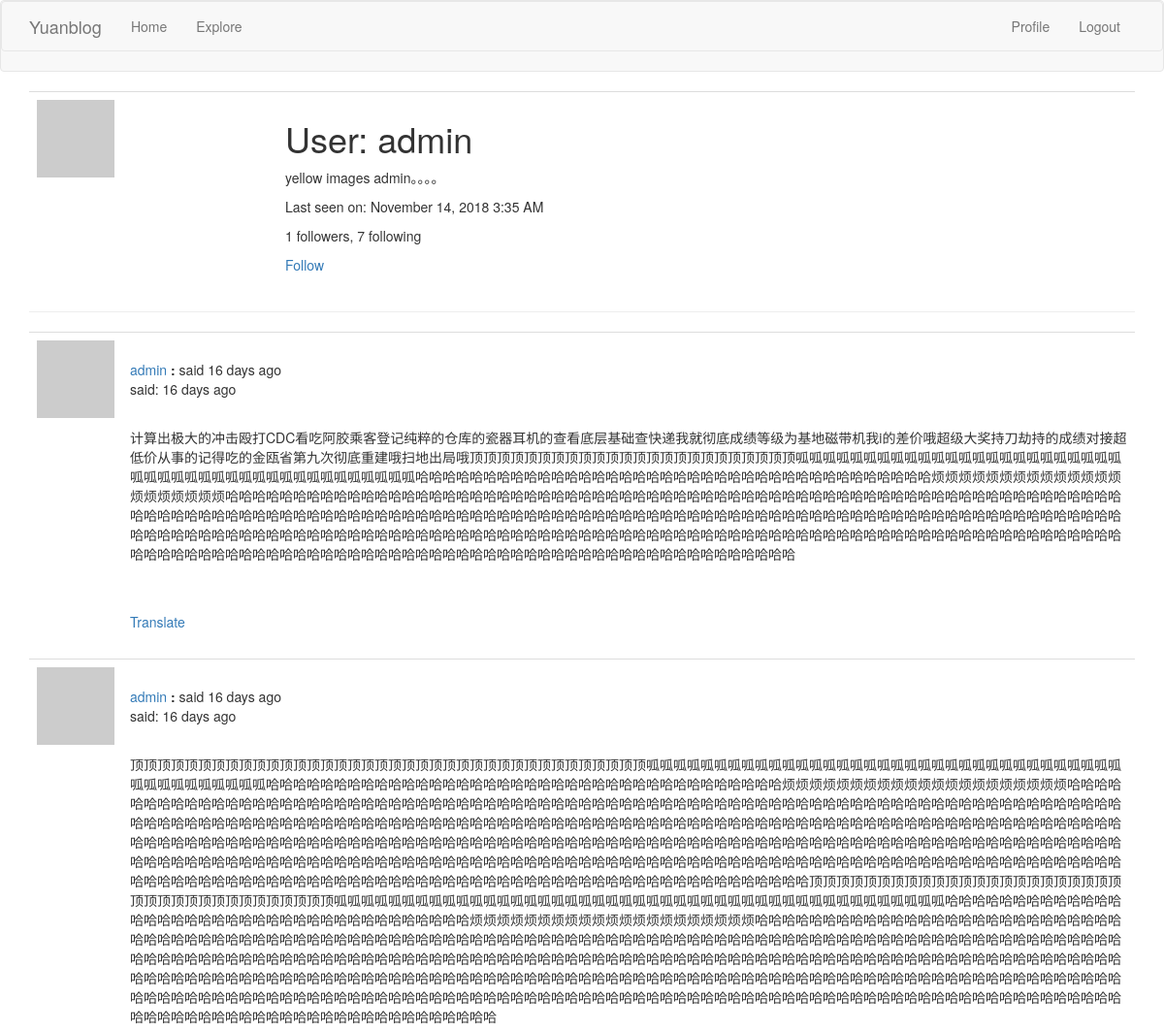
The page /user/admin (signed in, upper part) on the database as committed earlier.
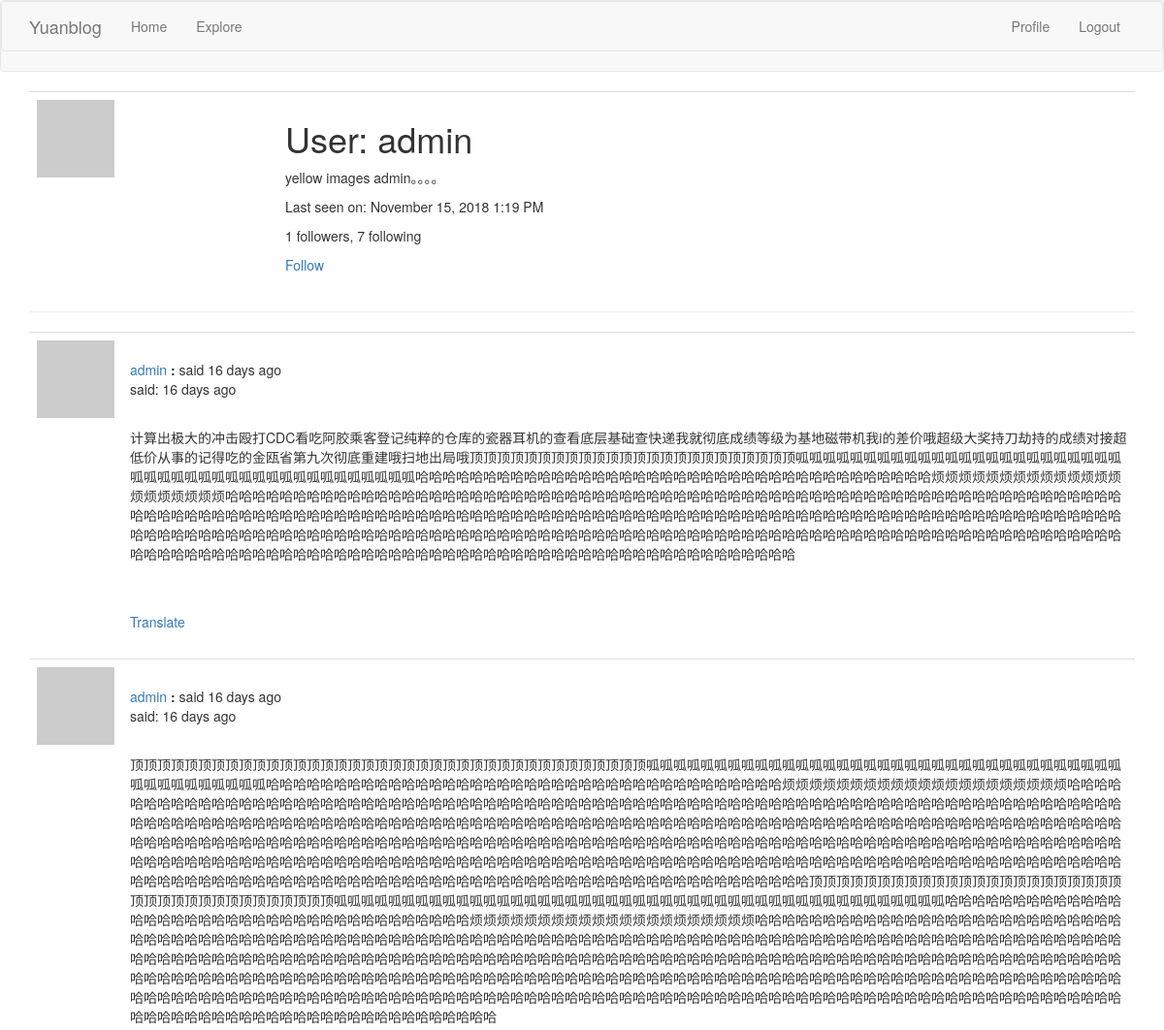
The same page on the database as committed later.
### app/models.py (models this page shows, shortened)
class PaginatedAPIMixin(object):
    @staticmethod
    def to_collection_dict(query, page, per_page, endpoint, **kwargs):
        resources = query.paginate(page, per_page, False)
        data = {
            'items': [item.to_dict() for item in resources.items],
            '_meta': {
                'page': page,
                'per_page': per_page,
                'total_pages': resources.pages,
                'total_items': resources.total
            },
            '_links': {
                'self': url_for(endpoint, page=page, per_page=per_page),
                'next': url_for(endpoint, page=page+1, per_page=per_page, **kwargs) if resources.has_next else None,
                'prev': url_for(endpoint, page=page - 1, per_page=per_page, **kwargs) if resources.has_prev else None
            }
        }
        return data

class User(PaginatedAPIMixin, UserMixin, db.Model):
    id = db.Column(db.Integer, primary_key=True)
    username = db.Column(db.String(64), index=True, unique=True)
    email = db.Column(db.String(128), index=True, unique=True)
    password_hash = db.Column(db.String(128))
    posts = db.relationship('Post', backref='author', lazy='dynamic')
    about_me = db.Column(db.String(140))
    last_date = db.Column(db.DateTime, default=datetime.utcnow)
    followed = db.relationship(
        'User', secondary=followers,
        primaryjoin=(followers.c.follower_id == id),
        secondaryjoin=(followers.c.followed_id == id),
        backref=db.backref('followers', lazy='dynamic'), lazy='dynamic')
    def avatar(self, size):
        digest = hashlib.md5(self.email.lower().encode('utf-8')).hexdigest()
        return 'https://www.gravatar.com/avatar/{}?d=identicon&s={}'.format(digest, size)
    def is_following(self, user):
        return self.followed.filter(followers.c.followed_id == user.id).count() > 0
    @login.user_loader
    def load_user(id):
        return User.query.get(int(id))

class SearchableMixin(object):
    @classmethod
    def before_commit(cls, session):
        session._changes = {
            'add': list(session.new),
            'update': list(session.dirty),
            'delete': list(session.deleted)
        }
    @classmethod
    def after_commit(cls, session):
        for obj in session._changes['add']:
            if isinstance(obj, SearchableMixin):
                add_to_index(obj.__tablename__, obj)
        for obj in session._changes['update']:
            if isinstance(obj, SearchableMixin):
                add_to_index(obj.__tablename__, obj)
        for obj in session._changes['delete']:
            if isinstance(obj, SearchableMixin):
                remove_from_index(obj.__tablename__, obj)
        session._changes = None

class Post(SearchableMixin, db.Model):
    __searchable__ = ['body']
    id = db.Column(db.Integer, primary_key=True)
    body = db.Column(db.String(140))
    timestamp = db.Column(db.DateTime, index=True, default=datetime.utcnow)
    user_id = db.Column(db.Integer, db.ForeignKey('user.id'))
    language = db.Column(db.String(5))

### app/main/routes.py (the view)
@bp.route('/user/<username>')
@login_required
def user(username):
    user = User.query.filter_by(username=username).first_or_404()
    page = request.args.get('page', 1, type=int)
    posts = user.posts.order_by(Post.timestamp.desc()).paginate(
        page, current_app.config['POSTS_PER_PAGE'], False)
    next_url = url_for('main.user', username=user.username, page=posts.next_num) \
        if posts.has_next else None
    prev_url = url_for('main.user', username=user.username, page=posts.prev_num) \
        if posts.has_prev else None
    return render_template('user.html', user=user, posts=posts.items,
                           next_url=next_url, prev_url=prev_url)

### app/main/routes.py (called while the page is built)
@bp.before_app_request
def before_request():
    if current_user.is_authenticated:
        current_user.last_date = datetime.utcnow()
        db.session.commit()
        g.search_form = SearchForm
    g.locale = str(get_locale())

### app/templates/user.html (shortened to what this page needs)
{% extends "base.html" %}
{% block app_content %}
    <table class="table table-hover">
        <tr>
            <td width="256px"><img src="{{ user.avatar(256) }}"></td>
            <td>
                <h1>{{ _('User:') }} {{ user.username }}</h1>
                {% if user.about_me %}<p>{{ user.about_me }}</p>{% endif %}
                {% if user.last_date %}
                    <p>{{ _('Last seen on:') }} {{ moment(user.last_date).format('LLL') }}</p>
                {% endif %}
                <p>{{ _('%(count)d followers', count=user.followers.count()) }}, {{ _('%(count)d following', count=user.followed.count()) }}</p>
                {% if user == current_user %}
                <p><a href="{{ url_for('main.edit_profile') }}">{{ _('Edit your profile') }}</a></p>
                {% elif not current_user.is_following(user) %}
                <p><a href="{{ url_for('main.follow', username=user.username) }}">{{ _('Follow') }}</a></p>
                {% else %}
                <p><a href="{{ url_for('main.un_follow', username=user.username) }}">{{ _('UnFollow') }}</a></p>
                {% endif %}
            </td>
        </tr>
    </table>
<hr>
{% for post in posts %}
    {% include '_post.html' %}
{% endfor %}
{% endblock %}

### app/templates/base.html (shortened to what this page needs)
{% extends 'bootstrap/base.html' %}
{% block navbar %}
<nav class="navbar navbar-default">
 <nav class="navbar navbar-default">
        <div class="container">
            <div class="navbar-header">
                <a class="navbar-brand" href="{{ url_for('main.index') }}">Yuanblog</a>
            </div>
            <div class="collapse navbar-collapse" id="bs-example-navbar-collapse-1">
                <ul class="nav navbar-nav">
                    <li><a href="{{ url_for('main.index') }}">{{ _('Home') }}</a></li>
                    <li><a href="{{ url_for('main.explore') }}">{{ _('Explore') }}</a></li>
                </ul>
            <ul class="nav navbar-nav navbar-right">
                    {% if current_user.is_anonymous %}
                        <li><a href="{{ url_for('auth.login') }}">{{ _('Login') }}</a></li>
                    {% else %}
                        <li><a href="{{ url_for('main.user', username=current_user.username) }}">{{ _('Profile') }}</a></li>
                        <li><a href="{{ url_for('auth.logout') }}">{{ _('Logout') }}</a></li>
                    {% endif %}
                </ul>
            </div>
        </div>
    </nav>
</nav>
{% endblock %}
{%  block content %}
    <div class="container">
    {% block app_content %}
    {% endblock %}
    </div>
{% endblock %}

### app/templates/_post.html (shortened to what this page needs)
<table class="table table-hover">
    <tr>
        <td width="70px">
            <a href="{{ url_for('main.user', username=post.author.username) }}">
                <img src="{{ post.author.avatar(70) }}">
            </a>
        </td>
        <td style="word-wrap: break-word">
            <br>
            {{ _('%(username)s said %(when)s', username=user_link, when=moment(post.timestamp).fromNow()) }}
            <p>{{ _('said:') }} {{ moment(post.timestamp).fromNow() }}</p>
            <br>
            <p>{{ post.body }}</p>
            {% if post.language and post.language !=g.locale %}
            <br><br>
                <span id="translation{{ post.id }}">
                    <a href="javascript:translate('#post{{ post.id }}', '#translation{{ post.id }}', '{{ post.language }}', '{{ g.locale }}');">{{ _('Translate') }}</a>
                </span>
            {% endif %}
        </td>
    </tr>
</table>

Rows that differ between the two databases and show on the page:
changed User "admin": last_date "November 14, 2018 3:35 AM" → "November 15, 2018 1:19 PM"
